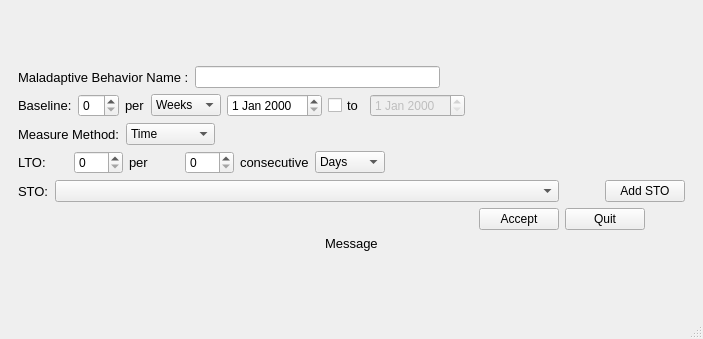
<?xml version="1.0" encoding="UTF-8"?>
<ui version="4.0">
 <class>MainWindow</class>
 <widget class="QMainWindow" name="MainWindow">
  <property name="geometry">
   <rect>
    <x>0</x>
    <y>0</y>
    <width>703</width>
    <height>339</height>
   </rect>
  </property>
  <property name="windowTitle">
   <string>Add Behavior View</string>
  </property>
  <widget class="QWidget" name="centralwidget">
   <layout class="QVBoxLayout" name="verticalLayout_2">
    <item>
     <spacer name="verticalSpacer_2">
      <property name="orientation">
       <enum>Qt::Vertical</enum>
      </property>
      <property name="sizeHint" stdset="0">
       <size>
        <width>20</width>
        <height>40</height>
       </size>
      </property>
     </spacer>
    </item>
    <item>
     <widget class="QWidget" name="behaviors_widget" native="true">
      <property name="enabled">
       <bool>true</bool>
      </property>
      <layout class="QVBoxLayout" name="verticalLayout">
       <item>
        <layout class="QHBoxLayout" name="horizontalLayout_5">
         <item>
          <widget class="QLabel" name="label_3">
           <property name="font">
            <font>
             <pointsize>10</pointsize>
            </font>
           </property>
           <property name="text">
            <string>Maladaptive Behavior Name :</string>
           </property>
          </widget>
         </item>
         <item>
          <widget class="QLineEdit" name="behaviorName_lineEdit">
           <property name="font">
            <font>
             <pointsize>9</pointsize>
            </font>
           </property>
          </widget>
         </item>
         <item>
          <spacer name="horizontalSpacer">
           <property name="orientation">
            <enum>Qt::Horizontal</enum>
           </property>
           <property name="sizeType">
            <enum>QSizePolicy::Expanding</enum>
           </property>
           <property name="sizeHint" stdset="0">
            <size>
             <width>80</width>
             <height>20</height>
            </size>
           </property>
          </spacer>
         </item>
        </layout>
       </item>
       <item>
        <layout class="QHBoxLayout" name="horizontalLayout_6">
         <item>
          <widget class="QLabel" name="label_4">
           <property name="font">
            <font>
             <pointsize>10</pointsize>
            </font>
           </property>
           <property name="text">
            <string>Baseline:</string>
           </property>
          </widget>
         </item>
         <item>
          <widget class="QSpinBox" name="baselineBehavior_spinBox">
           <property name="sizePolicy">
            <sizepolicy hsizetype="Fixed" vsizetype="Fixed">
             <horstretch>0</horstretch>
             <verstretch>0</verstretch>
            </sizepolicy>
           </property>
          </widget>
         </item>
         <item>
          <widget class="QLabel" name="label_7">
           <property name="font">
            <font>
             <pointsize>10</pointsize>
            </font>
           </property>
           <property name="text">
            <string>per</string>
           </property>
          </widget>
         </item>
         <item>
          <widget class="QComboBox" name="baselineBehavior_comboBox">
           <property name="font">
            <font>
             <pointsize>9</pointsize>
            </font>
           </property>
           <item>
            <property name="text">
             <string>Weeks</string>
            </property>
           </item>
           <item>
            <property name="text">
             <string>Months</string>
            </property>
           </item>
          </widget>
         </item>
         <item>
          <widget class="QDateEdit" name="baselineBehavior_dateEdit1">
           <property name="font">
            <font>
             <pointsize>9</pointsize>
            </font>
           </property>
          </widget>
         </item>
         <item>
          <widget class="QCheckBox" name="baselineBehavior_checkBox">
           <property name="font">
            <font>
             <pointsize>10</pointsize>
            </font>
           </property>
           <property name="text">
            <string>to</string>
           </property>
          </widget>
         </item>
         <item>
          <widget class="QDateEdit" name="baselineBehavior_dateEdit2">
           <property name="enabled">
            <bool>false</bool>
           </property>
           <property name="font">
            <font>
             <pointsize>9</pointsize>
            </font>
           </property>
          </widget>
         </item>
         <item>
          <spacer name="horizontalSpacer_8">
           <property name="orientation">
            <enum>Qt::Horizontal</enum>
           </property>
           <property name="sizeHint" stdset="0">
            <size>
             <width>40</width>
             <height>20</height>
            </size>
           </property>
          </spacer>
         </item>
        </layout>
       </item>
       <item>
        <layout class="QHBoxLayout" name="horizontalLayout_7">
         <item>
          <widget class="QLabel" name="label_11">
           <property name="font">
            <font>
             <pointsize>10</pointsize>
            </font>
           </property>
           <property name="text">
            <string>Measure Method:</string>
           </property>
          </widget>
         </item>
         <item>
          <widget class="QComboBox" name="measureBehavior_comboBox">
           <property name="sizePolicy">
            <sizepolicy hsizetype="Fixed" vsizetype="Fixed">
             <horstretch>0</horstretch>
             <verstretch>0</verstretch>
            </sizepolicy>
           </property>
           <property name="font">
            <font>
             <pointsize>9</pointsize>
            </font>
           </property>
           <item>
            <property name="text">
             <string>Time</string>
            </property>
           </item>
           <item>
            <property name="text">
             <string>%</string>
            </property>
           </item>
           <item>
            <property name="text">
             <string>Frequence</string>
            </property>
           </item>
          </widget>
         </item>
         <item>
          <spacer name="horizontalSpacer_9">
           <property name="orientation">
            <enum>Qt::Horizontal</enum>
           </property>
           <property name="sizeHint" stdset="0">
            <size>
             <width>40</width>
             <height>20</height>
            </size>
           </property>
          </spacer>
         </item>
        </layout>
       </item>
       <item>
        <layout class="QHBoxLayout" name="horizontalLayout_8">
         <item>
          <widget class="QLabel" name="label_6">
           <property name="font">
            <font>
             <pointsize>10</pointsize>
            </font>
           </property>
           <property name="text">
            <string>LTO:</string>
           </property>
          </widget>
         </item>
         <item>
          <widget class="QSpinBox" name="ltoBehavior_spinBox1"/>
         </item>
         <item>
          <widget class="QLabel" name="label_8">
           <property name="font">
            <font>
             <pointsize>10</pointsize>
            </font>
           </property>
           <property name="text">
            <string>per</string>
           </property>
          </widget>
         </item>
         <item>
          <widget class="QSpinBox" name="ltoBehavior_spinBox2"/>
         </item>
         <item>
          <widget class="QLabel" name="label_9">
           <property name="font">
            <font>
             <pointsize>10</pointsize>
            </font>
           </property>
           <property name="text">
            <string>consecutive</string>
           </property>
          </widget>
         </item>
         <item>
          <widget class="QComboBox" name="ltoBehavior_comboBox">
           <property name="font">
            <font>
             <pointsize>9</pointsize>
            </font>
           </property>
           <item>
            <property name="text">
             <string>Days</string>
            </property>
           </item>
           <item>
            <property name="text">
             <string>Weeks</string>
            </property>
           </item>
           <item>
            <property name="text">
             <string>Months</string>
            </property>
           </item>
          </widget>
         </item>
         <item>
          <spacer name="horizontalSpacer_10">
           <property name="orientation">
            <enum>Qt::Horizontal</enum>
           </property>
           <property name="sizeType">
            <enum>QSizePolicy::Fixed</enum>
           </property>
           <property name="sizeHint" stdset="0">
            <size>
             <width>300</width>
             <height>20</height>
            </size>
           </property>
          </spacer>
         </item>
        </layout>
       </item>
       <item>
        <layout class="QHBoxLayout" name="horizontalLayout_9">
         <item>
          <widget class="QLabel" name="label_5">
           <property name="sizePolicy">
            <sizepolicy hsizetype="Fixed" vsizetype="Preferred">
             <horstretch>0</horstretch>
             <verstretch>0</verstretch>
            </sizepolicy>
           </property>
           <property name="font">
            <font>
             <pointsize>10</pointsize>
            </font>
           </property>
           <property name="text">
            <string>STO:</string>
           </property>
          </widget>
         </item>
         <item>
          <widget class="QComboBox" name="sto_comboBox"/>
         </item>
         <item>
          <spacer name="horizontalSpacer_20">
           <property name="orientation">
            <enum>Qt::Horizontal</enum>
           </property>
           <property name="sizeType">
            <enum>QSizePolicy::Fixed</enum>
           </property>
           <property name="sizeHint" stdset="0">
            <size>
             <width>40</width>
             <height>20</height>
            </size>
           </property>
          </spacer>
         </item>
         <item>
          <widget class="QPushButton" name="addStoBehavior_pushButton">
           <property name="sizePolicy">
            <sizepolicy hsizetype="Fixed" vsizetype="Fixed">
             <horstretch>0</horstretch>
             <verstretch>0</verstretch>
            </sizepolicy>
           </property>
           <property name="font">
            <font>
             <pointsize>9</pointsize>
            </font>
           </property>
           <property name="focusPolicy">
            <enum>Qt::NoFocus</enum>
           </property>
           <property name="text">
            <string>Add STO</string>
           </property>
          </widget>
         </item>
        </layout>
       </item>
       <item>
        <layout class="QHBoxLayout" name="horizontalLayout_11">
         <item>
          <spacer name="horizontalSpacer_11">
           <property name="orientation">
            <enum>Qt::Horizontal</enum>
           </property>
           <property name="sizeHint" stdset="0">
            <size>
             <width>40</width>
             <height>20</height>
            </size>
           </property>
          </spacer>
         </item>
         <item>
          <widget class="QPushButton" name="acceptBehavior_pushButton">
           <property name="font">
            <font>
             <pointsize>9</pointsize>
            </font>
           </property>
           <property name="focusPolicy">
            <enum>Qt::NoFocus</enum>
           </property>
           <property name="text">
            <string>Accept</string>
           </property>
          </widget>
         </item>
         <item>
          <widget class="QPushButton" name="cancelBehavior_pushButton">
           <property name="font">
            <font>
             <pointsize>9</pointsize>
            </font>
           </property>
           <property name="focusPolicy">
            <enum>Qt::NoFocus</enum>
           </property>
           <property name="text">
            <string>Quit</string>
           </property>
          </widget>
         </item>
         <item>
          <spacer name="horizontalSpacer_12">
           <property name="orientation">
            <enum>Qt::Horizontal</enum>
           </property>
           <property name="sizeType">
            <enum>QSizePolicy::Fixed</enum>
           </property>
           <property name="sizeHint" stdset="0">
            <size>
             <width>40</width>
             <height>20</height>
            </size>
           </property>
          </spacer>
         </item>
        </layout>
       </item>
       <item>
        <layout class="QHBoxLayout" name="horizontalLayout_10">
         <item>
          <widget class="QLabel" name="stoBehavior_message">
           <property name="sizePolicy">
            <sizepolicy hsizetype="Fixed" vsizetype="Fixed">
             <horstretch>0</horstretch>
             <verstretch>0</verstretch>
            </sizepolicy>
           </property>
           <property name="font">
            <font>
             <pointsize>10</pointsize>
            </font>
           </property>
           <property name="text">
            <string>Message</string>
           </property>
          </widget>
         </item>
        </layout>
       </item>
      </layout>
     </widget>
    </item>
    <item>
     <spacer name="verticalSpacer">
      <property name="orientation">
       <enum>Qt::Vertical</enum>
      </property>
      <property name="sizeHint" stdset="0">
       <size>
        <width>20</width>
        <height>40</height>
       </size>
      </property>
     </spacer>
    </item>
   </layout>
  </widget>
  <widget class="QMenuBar" name="menubar">
   <property name="geometry">
    <rect>
     <x>0</x>
     <y>0</y>
     <width>703</width>
     <height>26</height>
    </rect>
   </property>
  </widget>
  <widget class="QStatusBar" name="statusbar"/>
 </widget>
 <resources/>
 <connections/>
</ui>
